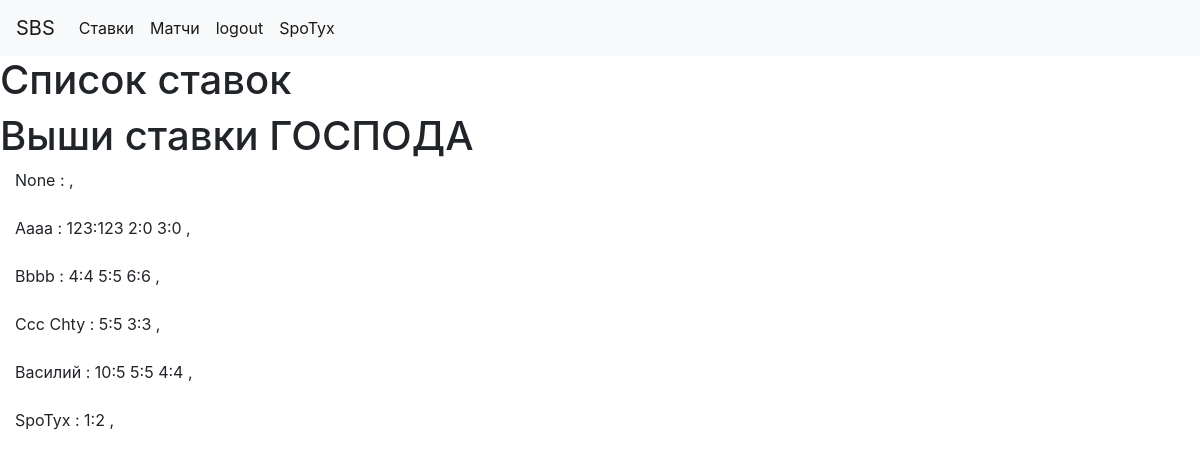
/bets (signed in), run on an earlier commit of the app's database.
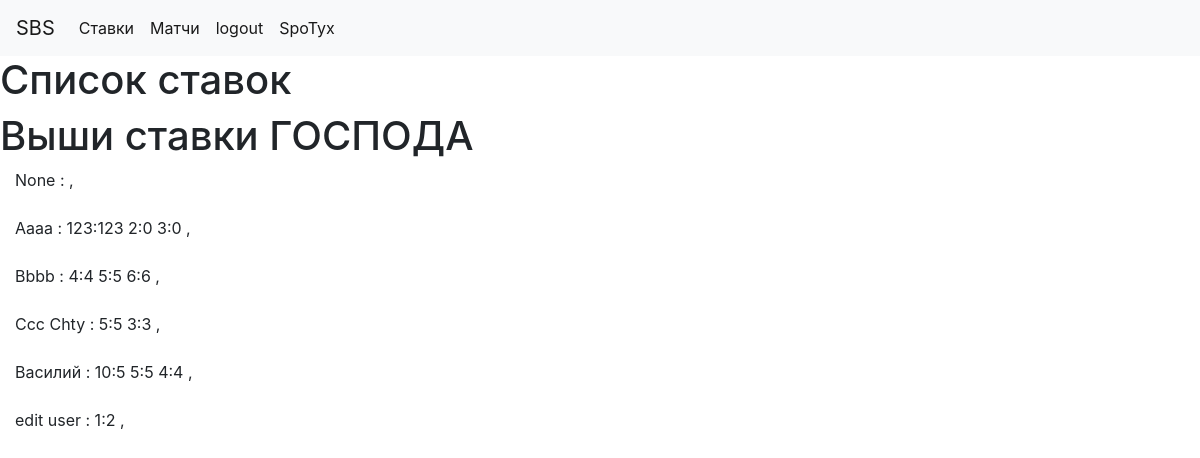
And on a later commit of the database.
### app/models.py (models this page shows, shortened)
class User(UserMixin, db.Model):
    id = db.Column(db.Integer, primary_key=True)
    username = db.Column(db.String(64), index=True, unique=True)
    email = db.Column(db.String(120), index=True, unique=True)
    password_hash = db.Column(db.String(128))
    pred = db.relationship('Bets', backref='author', lazy='dynamic')
    avatar = db.Column(db.String(128))
    about_me = db.Column(db.String(140))
    fio = db.Column(db.String(140))

class Bets(db.Model):
    id = db.Column(db.Integer, primary_key=True)
    match_id = db.Column(db.String(140), db.ForeignKey('match.id'))
    user_id = db.Column(db.Integer, db.ForeignKey('user.id'))
    t1_pre = db.Column(db.Integer)
    t2_pre = db.Column(db.Integer)
    comment = db.Column(db.String(140))
    timestamp = db.Column(db.DateTime, index=True, default=datetime.utcnow)
    res_scor = db.Column(db.Integer)

### app/routes.py (the view)
@app.route('/bets')
@login_required
def bets():
    bets_dict = {}
    user_list = User.query.all()
    for user in user_list:
        user_id = user.id
        user_bets = Bets.query.filter_by(user_id=user_id).all()
        bets_dict[user.fio] = user_bets
    return render_template('bets.html', bets_dict= bets_dict)

### app/models.py (called while the page is built)
@login.user_loader
def load_user(id):
    return User.query.get(int(id))

### app/templates/bets.html (shortened to what this page needs)
{% extends  'base.html' %}
{% block content_title %}
    Список ставок
{% endblock %}
{% block content%}
<h1> Выши ставки ГОСПОДА</h1>
{% for user, bets in bets_dict.items() %}
<div class="col-md-3">
{{user}} :
    {% for bet in bets%}
    {{bet.t1_pre}}:{{bet.t2_pre}}
    {% endfor %}
    ,
</div>
<br>
{% endfor %}
{% endblock %}

### app/templates/base.html (shortened to what this page needs)
<!DOCTYPE html>
<html lang="en">
<head>
    <link rel="stylesheet" href="https://stackpath.bootstrapcdn.com/bootstrap/4.4.1/css/bootstrap.min.css">
</head>
<body>
<nav class="navbar navbar-expand-lg navbar-light bg-light">
    <a class="navbar-brand" href="{{ url_for('index') }}">SBS</a>
    <div class="collapse navbar-collapse" id="navbarNavAltMarkup">
        <div class="navbar-nav">
            <a class="nav-item nav-link active" href="{{ url_for('bets') }}">Ставки <span class="sr-only">(current)</span></a>
             <a class="nav-item nav-link active" href="{{ url_for('matchs') }}">Матчи <span class="sr-only">(current)</span></a>
        {% if current_user.is_anonymous %}
            <a class="nav-item nav-link active" href="{{ url_for('login') }}">login <span class="sr-only">(current)</span></a>
            <a class="nav-item nav-link active" href="{{ url_for('register') }}">Регистрация <span class="sr-only">(current)</span></a>
        {% else %}
            <a class="nav-item nav-link active" href="{{ url_for('logout') }}">logout <span class="sr-only">(current)</span></a>
        {% endif %}
        <a class="nav-item nav-link active" href="{{ url_for('user', username=current_user.username) }}" >{{ current_user.username }}</a>
    </div>
    </div>
</nav>
<h1>
    {% block content_title %}
    {% endblock %}
</h1>
    {% block content%}
    {% endblock %}
</body>
</html>

What changed in the data, as far as the page shows it:
changed User "SpoTyx": fio "SpoTyx" → "edit user"
